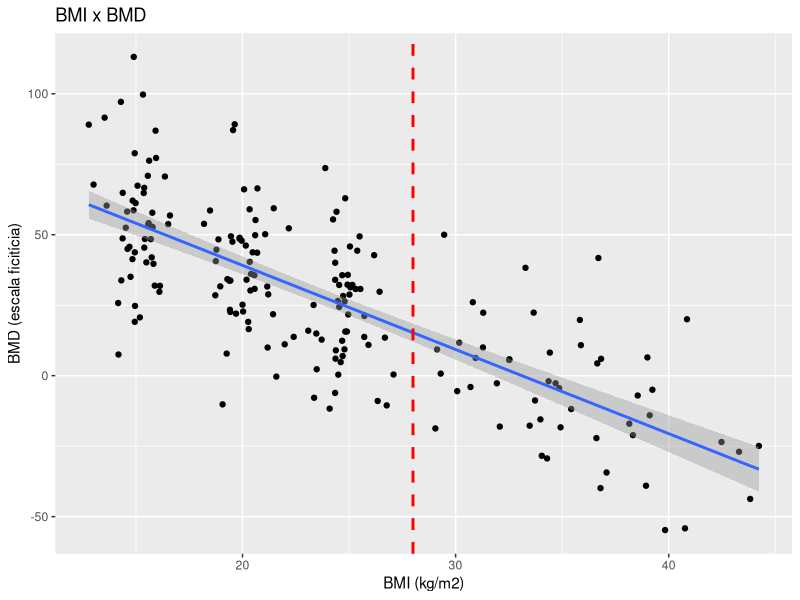
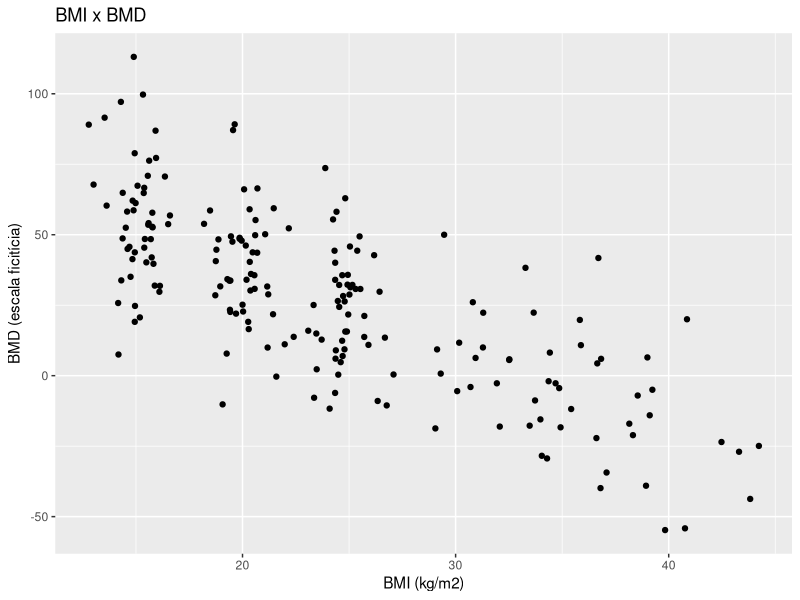
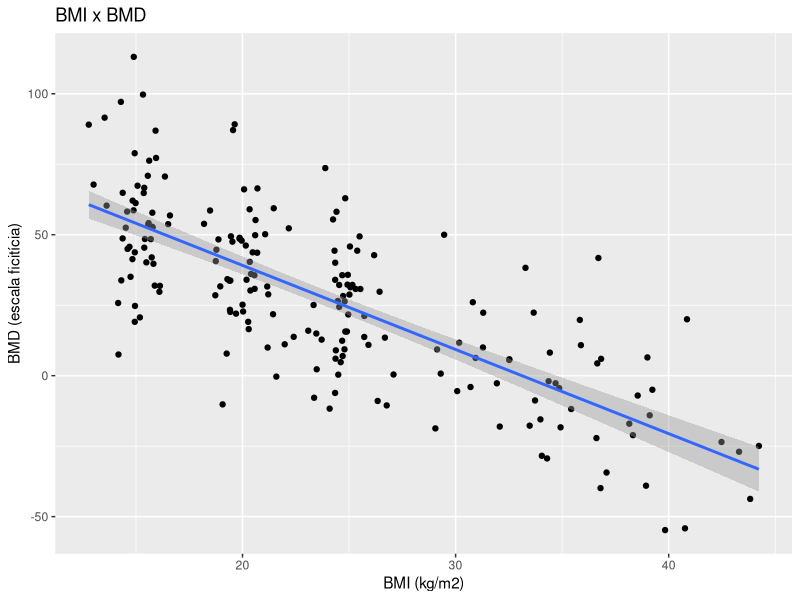
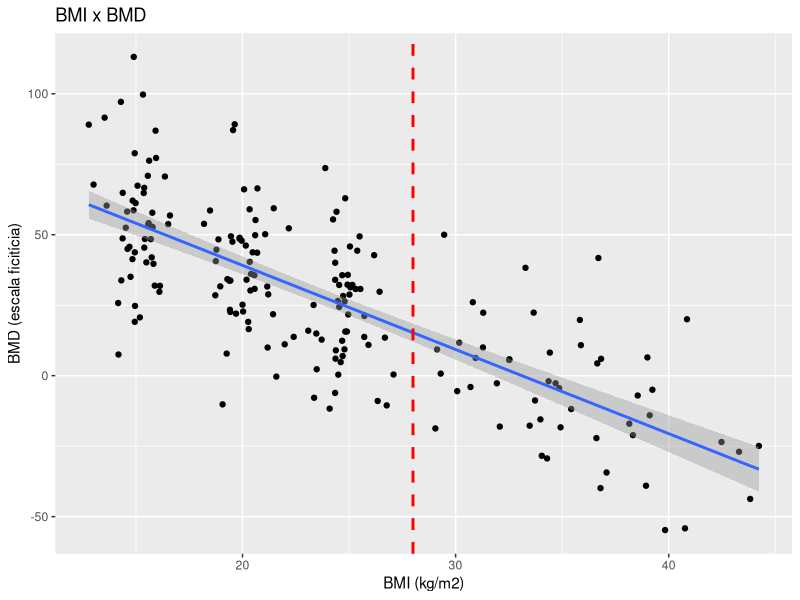

Source code (R) for these figures, in order:

# dados simulados ---------------------------------------------------------

set.seed(1)
BMI <- c(rnorm(50, 15, 1), rnorm(50, 20, 1), rnorm(50, 25, 1), rnorm(50, 35, 4))
BMD <- -3*BMI - rnorm(200, 0, 20) + 100
dados <- data.frame(BMI,BMD)

modelo <- lm(BMD ~ BMI, data = dados)
pred <- predict(modelo, interval = "conf")
pred28 <- predict(modelo, newdata = data.frame(BMI=28))

# png("Aulas/modelos/pratica-plot1.png")
# with(dados, plot(BMI,BMD, main = "BMI x BMD", xlab = "BMI (kg/m2)", ylab = "BMD (escala ficitícia)"))
# dev.off()
# 
# png("Aulas/modelos/pratica-plot2.png")
# with(dados, plot(BMI,BMD, main = "BMI x BMD", xlab = "BMI (kg/m2)", ylab = "BMD (escala ficitícia)"))
# abline(modelo, col = "blue", lwd = 2)
# dev.off()
# 
# png("Aulas/modelos/pratica-plot3.png")
# with(dados, plot(BMI,BMD, main = "BMI x BMD", xlab = "BMI (kg/m2)", ylab = "BMD (escala ficitícia)"))
# abline(modelo, col = "blue", lwd = 2)
# abline(v = 28, lty = 2, lwd = 2, col = "red")
# dev.off()

library(ggplot2)
b <- ggplot(dados, aes(BMI,BMD)) +
  geom_point() +
  xlab("BMI (kg/m2)") + ylab("BMD (escala ficitícia)") +
  ggtitle("BMI x BMD")
ggsave("Aulas/Cap18-19/pratica-plot1.png", h = 7, w = 7)

bsmooth <- b + geom_smooth(method = "lm")
ggsave("Aulas/Cap18-19/pratica-plot2.png", h = 7, w = 7)

bsmooth + geom_vline(xintercept = 28, lty = 2, lwd =1, col = "red")
ggsave("Aulas/Cap18-19/pratica-plot3.png", h = 7, w = 7)

